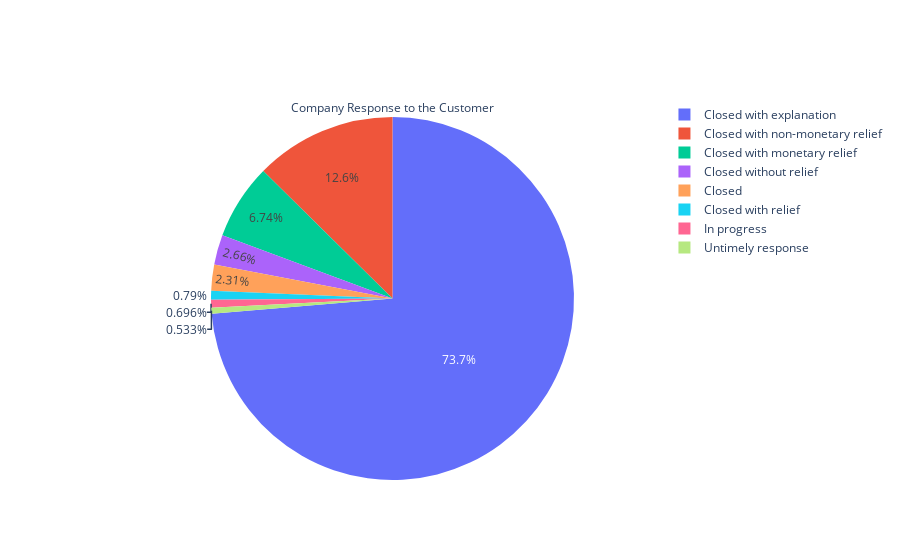

Here is the notebook cell this chart was saved with:
### Markdown cell above
### 6. Common response from the companies

### Code cell
grouped = consumer_data.groupby(['Company Response To Consumer']).size()
pie_chart = go.Pie(labels=grouped.index,values=grouped,
                  title='Company Response to the Customer')
iplot([pie_chart])

### Figure 1 — Plotly figure (JSON) as saved in the notebook; plotly's stock layout.template omitted (floating-point values rounded to 4 significant figures)
{"data": [{"labels": ["Closed", "Closed with explanation", "Closed with monetary relief", "Closed with non-monetary relief", "Closed with relief", "Closed without relief", "In progress", "Untimely response"], "title": {"text": "Company Response to the Customer"}, "type": "pie", "values": [15492, 493981, 45170, 84557, 5298, 17863, 4665, 3572]}], "layout": {}}
